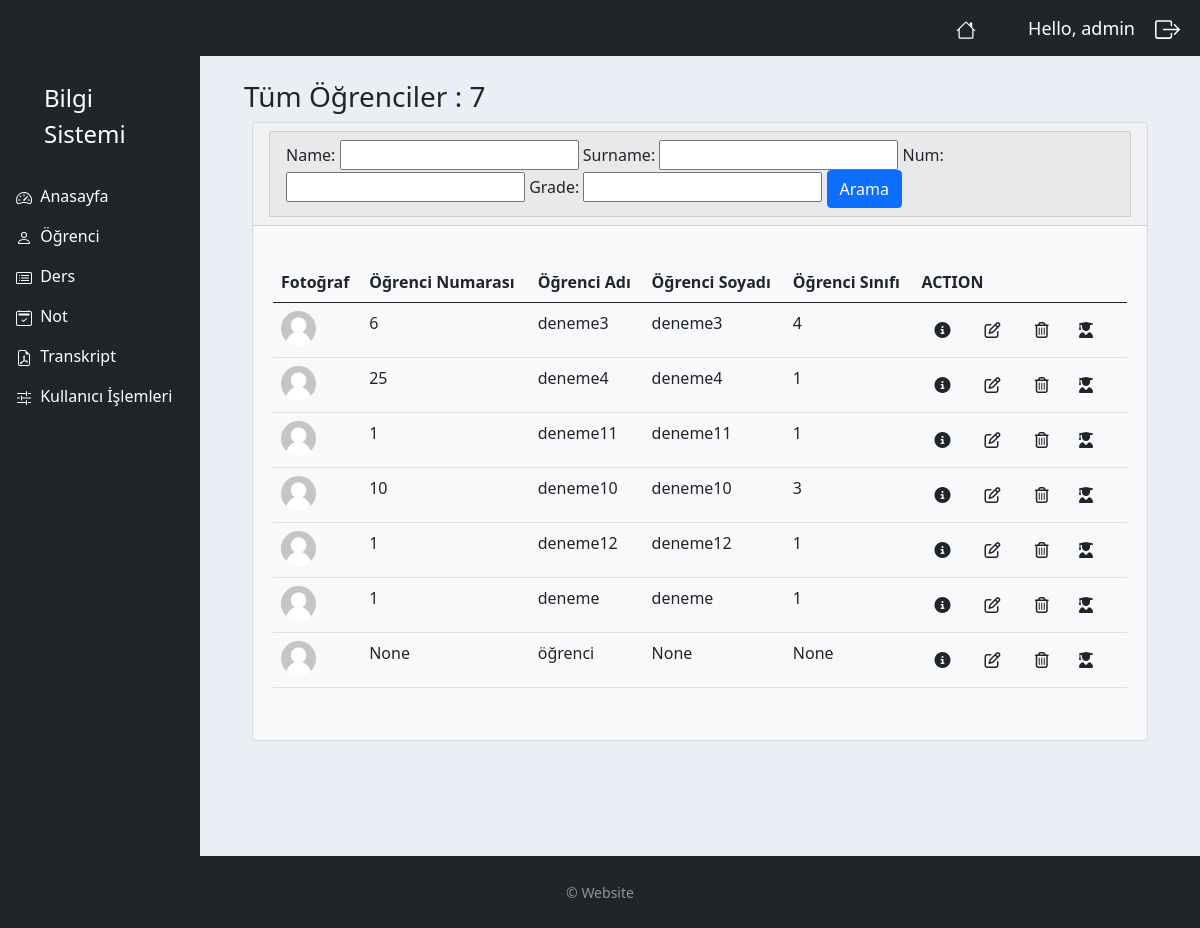
The page /student/ (signed in) on the database as committed earlier.
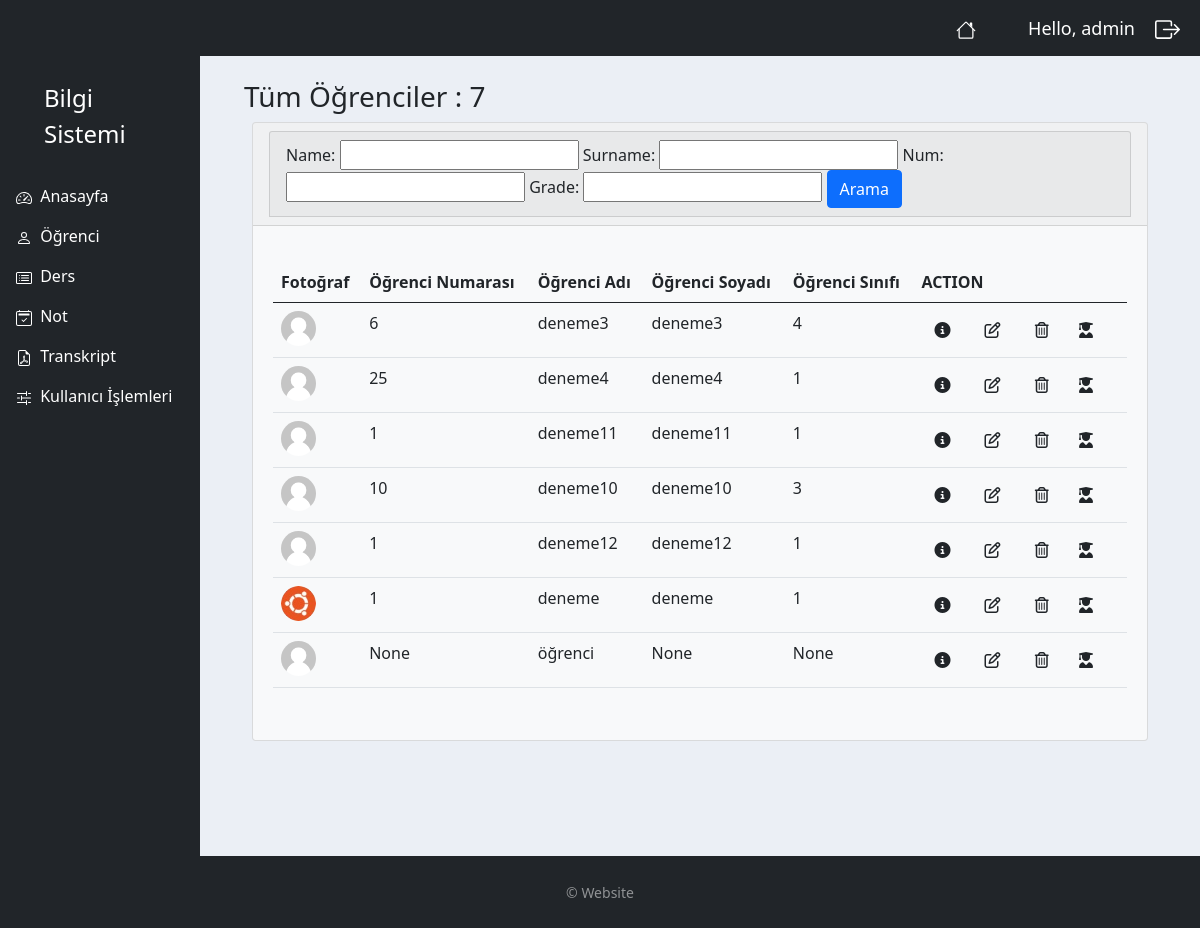
The same page on the database as committed later.
### myapp/models.py (models this page shows, shortened)
class Student(models.Model):
    user =models.OneToOneField(User, blank=True, null=True, on_delete=models.CASCADE)
    name = models.CharField(max_length=50, null=True)
    surname = models.CharField(max_length=50, null=True)
    num = models.IntegerField(null=True, blank=True)
    grade = models.IntegerField(null=True, blank=True)
    profile_pic = models.ImageField(default="user.jpeg", null=True, blank=True)
    department = models.ManyToManyField(Department)

### myapp/decorators.py (the view)
        def wrapper_func(request, *args, **kwargs):
            group =None
            if request.user.groups.exists():
                group = request.user.groups.all()[0].name
            if group in allowed_roles:
                return view_func(request, *args, **kwargs)
            else:
                return HttpResponse('You are not authorized to view this page')

### myapp/views.py (called while the page is built)
@login_required(login_url='login')
@allowed_users(allowed_roles=['admin'])
def student(request):
    students = Student.objects.all()
    student_count = students.count()
    myFilter = StudentFilter(request.GET, queryset=students)
    students = myFilter.qs
    context = {
        'students': students,
        'student_count':student_count,
        'myFilter':myFilter,
    }
    return render(request, 'accounts/student_view.html', context)

### myapp/templates/accounts/student_view.html (shortened to what this page needs)
{% extends 'accounts/main.html' %}
{% load static %}
{% block content %}
<div class="container-fluid">
    <h3 class="m-2">Tüm Öğrenciler : {{ student_count }}</h3>
    <div class="row">
        <div class="col-12">
            <div class="card bg-light ms-3 me-3 mb-3">
                <div class="card-header">
                    <div class="col">
                        <div class="card card-header">
                            <form method="get">
                                {{ myFilter.form }}
                                <button class="btn btn-primary" type="submit">Arama</button>
                            </form>
                        </div>
                    </div>
                </div>
                {% if students %}
                <div class="card-body m-1">
                    <p class="card-text">
                        <div class="table-responsive">
                            <table class="table table-hover">
                                <thead>
                                    <tr>
                                        <th scope="col">Fotoğraf</th>
                                        <th scope="col">Öğrenci Numarası</th>
                                        <th scope="col">Öğrenci Adı</th>
                                        <th scope="col">Öğrenci Soyadı</th>
                                        <th scope="col">Öğrenci Sınıfı</th>
                                        <th scope="col">ACTION</th>
                                        </tr>
                                </thead>
                                <tbody>
                                   {% for i in students %}
                                    <tr>
                                        <td><img class="profile-pic1" src="{{ i.profile_pic.url }}"></td>
                                        <td>{{ i.num }}</td>
                                        <td>{{ i.name }}</td>
                                        <td>{{ i.surname }}</td>
                                        <td>{{ i.grade }}</td>
                                        <td>
                                            <button type="button" class="btn me-1" href="{% url 'student_view' i.id %}" data-bs-toggle="modal" data-bs-target="#myModal{{ i.id }}">
                                                <i class="fa-solid fa-circle-info"></i>
                                            </button>
                                            <a class="btn btn me-1" href="{% url 'student_edit' i.id %}">
                                                <i class="fa-regular fa-pen-to-square"></i>
                                            </a>
                                            <button type="button" class="btn " data-bs-toggle="modal" data-bs-target="#delete{{ i.id }}">
                                                <i class="fa-regular fa-trash-can"></i>
                                            </button>
                                            <a class="btn btn me-1" href="{% url 'student_notes_view' i.id %}">
                                                <i class="fa-solid fa-user-graduate"></i>
                                            </a>
                                        </td>
                                    </tr>
                                    {% endfor %}
                                </tbody>
                            </table>
                        </div>
                    </p>
                </div>
            </div>
                {% else %}
                    <p></p>
                    <h5 class="alert alert-primary ms-4 me-4">Öğrenci Kaydı Yok</h5>
                {% endif %}
        </div>
    </div>
</div>
{% endblock content %}

Rows that differ between the two databases and show on the page:
changed Student "deneme": profile_pic: picture added in place of a placeholder
